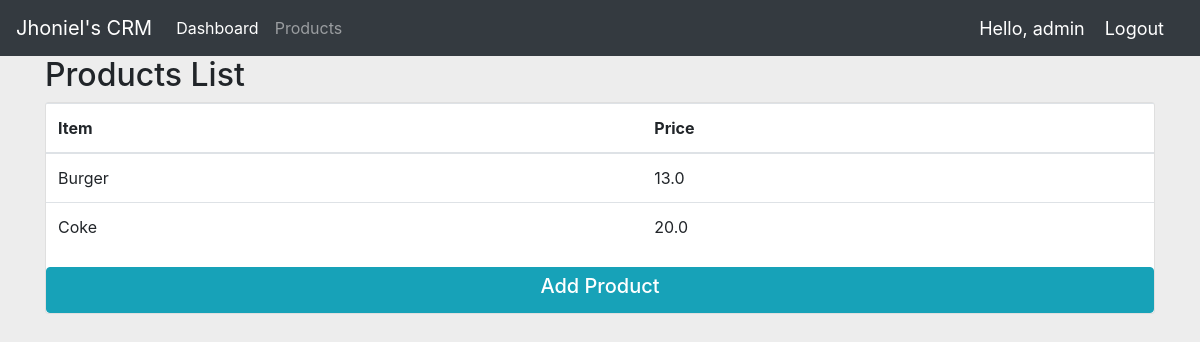
The page /products/ (signed in) on the database as committed earlier.
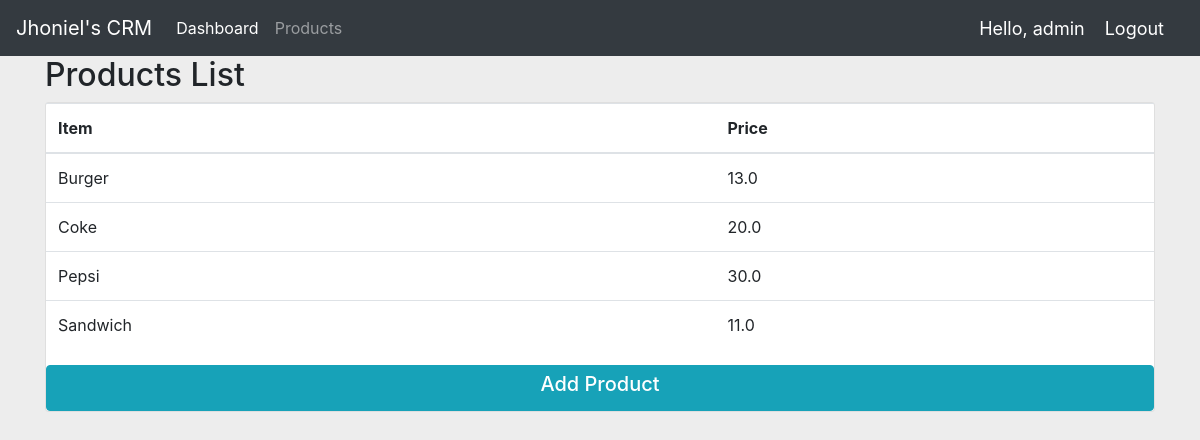
The same page on the database as committed later.
### accounts/models.py (models this page shows, shortened)
class Product(models.Model):
    name = models.CharField(max_length=200)
    price = models.FloatField()
    created = models.DateTimeField(auto_now_add=True)

### accounts/decorators.py (the view)
    def wrapper(request, *args, **kwargs):
        if request.user.is_staff:
            return my_func(request, *args, **kwargs)
        return redirect('profile')

### accounts/views.py (called while the page is built)
@admin_required
@login_required(login_url='login')
def products(request):
    product_list = Product.objects.all()
    context = {
        'product_list': product_list
    }
    return render(request, 'accounts/products.html', context)

### accounts/templates/accounts/products.html (shortened to what this page needs)
{% extends "base.html" %}
{% block content %}
<div class="container">
    <h2>Products List</h2>
    <div class="card">
        <table class="table table-hover">
            <thead>
                <tr>
                    <th>Item</th>
                    <th>Price</th>
                </tr>
            </thead>
            <tbody>
                {% for product in product_list %}
                    <tr>
                        <td>{{ product.name }}</td>
                        <td>{{ product.price }}</td>
                    </tr>
                {% endfor %}
            </tbody>
        </table>
        <a href="{% url "create_product" %}" class="btn btn-info" role="button"><h5>Add Product</h5></a>
    </div>
</div>
{% endblock %}

Rows that differ between the two databases and show on the page:
added Product: name "Pepsi", price "30.0"
added Product: name "Sandwich", price "11.0"
